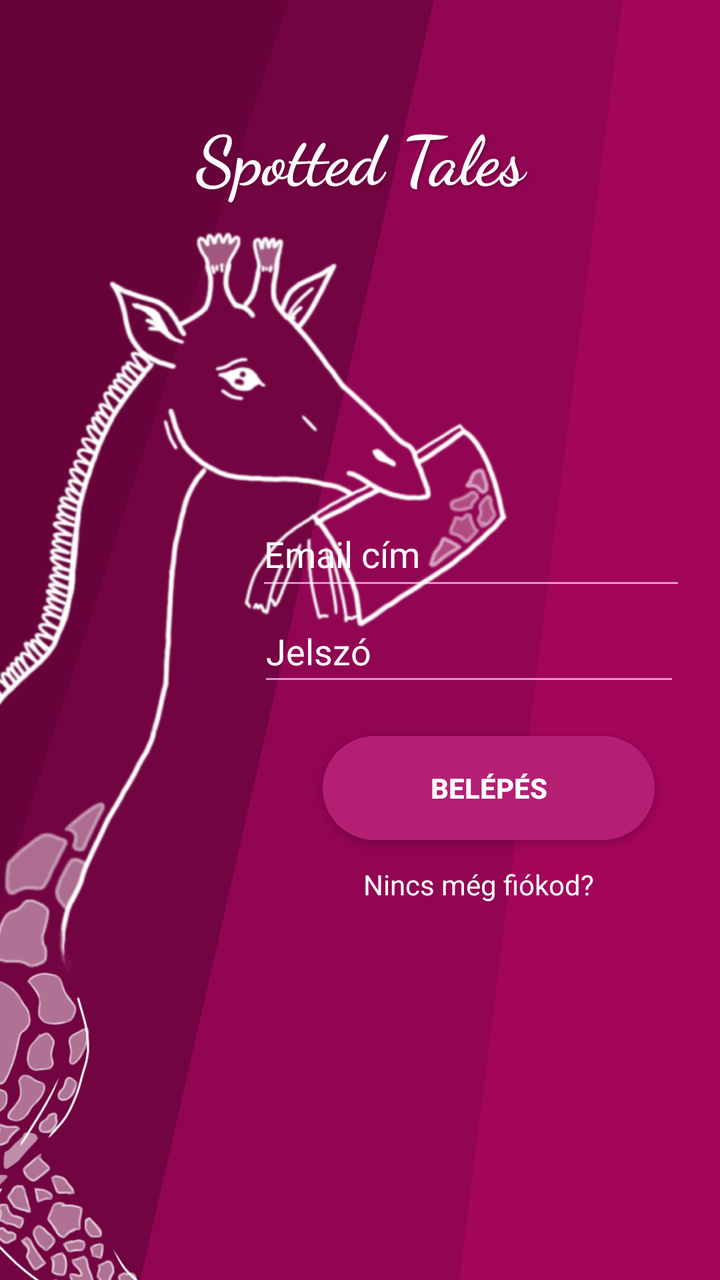
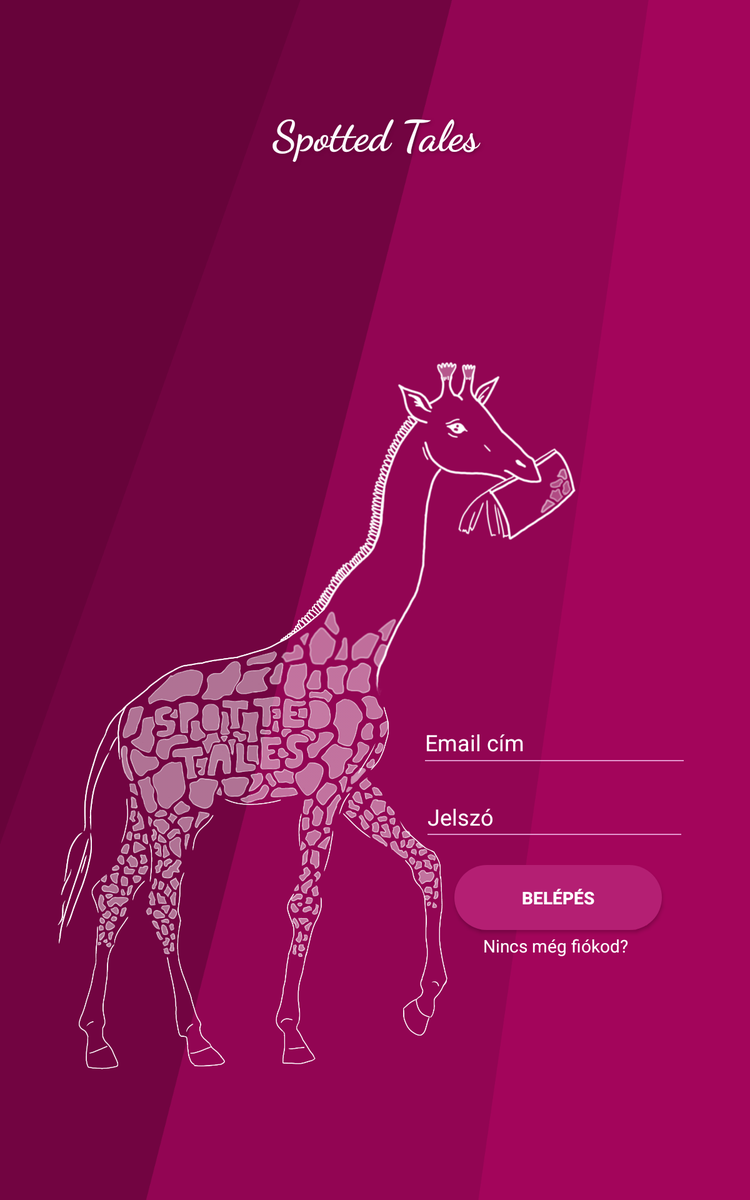

One screen, two layout resources from the same app: the default and the repository's alternative for another configuration. Each is rendered where Android would select it; the XML of both is given below.
<!-- AndroidManifest.xml: application theme Theme.STv2 -->
<!-- res/layout/activity_login.xml -->
<?xml version="1.0" encoding="utf-8"?>
<androidx.constraintlayout.widget.ConstraintLayout xmlns:android="http://schemas.android.com/apk/res/android"
    xmlns:app="http://schemas.android.com/apk/res-auto"
    xmlns:tools="http://schemas.android.com/tools"
    android:id="@+id/main"
    android:layout_width="match_parent"
    android:layout_height="match_parent"
    android:background="@drawable/background"
    android:windowSoftInputMode="adjustPan"
    tools:context=".LoginActivity">


    <EditText
        android:id="@+id/loginemail"
        android:layout_width="215dp"
        android:layout_height="49dp"
        android:backgroundTint="@color/lightbordo"

        android:hint="Email cím"
        android:inputType="text"
        android:textColor="@color/white"
        android:textColorHint="@color/white"
        app:layout_constraintBottom_toTopOf="@+id/loginpassword"
        app:layout_constraintEnd_toEndOf="parent"
        app:layout_constraintHorizontal_bias="0.882"
        app:layout_constraintStart_toStartOf="parent" />

    <EditText
        android:id="@+id/loginpassword"
        android:layout_width="211dp"
        android:layout_height="48dp"
        android:layout_marginBottom="20dp"
        android:backgroundTint="@color/lightbordo"
        android:hint="Jelszó"
        android:inputType="textPassword"

        android:textColorHint="@color/white"
        app:layout_constraintBottom_toTopOf="@+id/loginbutton"
        app:layout_constraintEnd_toEndOf="parent"
        app:layout_constraintHorizontal_bias="0.865"
        app:layout_constraintStart_toStartOf="parent"
        tools:ignore="MissingConstraints" />

    <androidx.appcompat.widget.AppCompatButton
        android:id="@+id/loginbutton"
        android:layout_width="166dp"
        android:layout_height="52dp"
        android:layout_marginBottom="220dp"
        android:background="@drawable/rounded_button"
        android:radius="40dp"
        android:text="Belépés"
        android:textColor="@color/white"
        android:textColorHint="@color/white"
        android:textStyle="bold"
        app:layout_constraintBottom_toBottomOf="parent"
        app:layout_constraintEnd_toEndOf="parent"
        app:layout_constraintHorizontal_bias="0.832"
        app:layout_constraintStart_toStartOf="parent" />

    <TextView
        android:id="@+id/logintoregist"
        android:layout_width="151dp"
        android:layout_height="25dp"
        android:clickable="true"
        android:focusable="true"
        android:gravity="center"
        android:text="Nincs még fiókod?"
        android:textColor="@color/white"
        app:layout_constraintBottom_toBottomOf="parent"
        app:layout_constraintEnd_toEndOf="parent"
        app:layout_constraintHorizontal_bias="0.784"
        app:layout_constraintStart_toStartOf="parent"
        app:layout_constraintTop_toBottomOf="@+id/loginbutton"
        app:layout_constraintVertical_bias="0.05" />

    <ImageView
        android:id="@+id/giraffestart"
        android:layout_width="714dp"
        android:layout_height="929dp"
        android:layout_marginTop="48dp"
        android:layout_marginEnd="56dp"
        android:clickable="false"
        android:focusable="false"
        android:scaleType="fitXY"
        app:layout_constraintEnd_toEndOf="parent"
        app:layout_constraintTop_toTopOf="parent"
        app:srcCompat="@drawable/biggiraffe"
        tools:ignore="MissingConstraints" />

    <TextView
        android:id="@+id/welcome"
        android:layout_width="match_parent"
        android:layout_height="60dp"

        android:layout_marginTop="48dp"
        android:fontFamily="cursive"
        android:gravity="center"
        android:shadowColor="#66033B"
        android:shadowDx="2"
        android:shadowDy="2"
        android:shadowRadius="4"
        android:text="Spotted Tales"
        android:textColor="#FDFDFE"
        android:textSize="34sp"
        android:textStyle="bold"
        app:layout_constraintEnd_toEndOf="parent"
        app:layout_constraintHorizontal_bias="0.0"
        app:layout_constraintStart_toStartOf="parent"
        app:layout_constraintTop_toTopOf="parent" />
</androidx.constraintlayout.widget.ConstraintLayout>
<!-- resources referenced by this layout -->
<resources>
  <color name="lightbordo">#B0FED5FF</color>
  <color name="white">#FFFFFFFF</color>
  <!-- drawable background: png bitmap (drawable, 42426 bytes) -->
  <!-- drawable biggiraffe: png bitmap (drawable, 644456 bytes) -->
  <!-- drawable rounded_button (drawable) -->
  <shape xmlns:android="http://schemas.android.com/apk/res/android"
      android:shape="rectangle">
      <solid android:color="@color/white" />
      <corners android:radius="40dp" />
      <solid android:color="#b41f73" />
  </shape>
  <style name="Theme.STv2" parent="Base.Theme.STv2" />
  <style name="Base.Theme.STv2" parent="Theme.Material3.DayNight.NoActionBar">
          
          
      </style>
</resources>
<!-- res/layout-sw600dp/activity_login.xml (the repository's variant of the layout above) -->
<!-- drawn on a 7-inch tablet held upright -->
<?xml version="1.0" encoding="utf-8"?>
<androidx.constraintlayout.widget.ConstraintLayout xmlns:android="http://schemas.android.com/apk/res/android"
    xmlns:app="http://schemas.android.com/apk/res-auto"
    xmlns:tools="http://schemas.android.com/tools"
    android:id="@+id/main"
    android:layout_width="match_parent"
    android:layout_height="match_parent"
    android:background="@drawable/background"
    tools:context=".LoginActivity">


    <EditText
        android:id="@+id/loginemail"
        android:layout_width="215dp"
        android:layout_height="49dp"
        android:layout_marginBottom="11dp"

        android:backgroundTint="@color/lightbordo"
        android:hint="Email cím"
        android:inputType="text"
        android:textColor="@color/white"
        android:textColorHint="@color/white"
        app:layout_constraintBottom_toTopOf="@+id/loginpassword"
        app:layout_constraintEnd_toEndOf="parent"
        app:layout_constraintHorizontal_bias="0.873"
        app:layout_constraintStart_toStartOf="parent" />

    <EditText
        android:id="@+id/loginpassword"
        android:layout_width="211dp"
        android:layout_height="48dp"
        android:layout_marginBottom="16dp"
        android:backgroundTint="@color/lightbordo"
        android:hint="Jelszó"
        android:inputType="textPassword"

        android:textColorHint="@color/white"
        app:layout_constraintBottom_toTopOf="@+id/loginbutton"
        app:layout_constraintEnd_toEndOf="parent"
        app:layout_constraintHorizontal_bias="0.869"
        app:layout_constraintStart_toStartOf="parent"
        tools:ignore="MissingConstraints" />

    <androidx.appcompat.widget.AppCompatButton
        android:id="@+id/loginbutton"
        android:layout_width="166dp"
        android:layout_height="52dp"
        android:layout_marginBottom="216dp"
        android:background="@drawable/rounded_button"
        android:radius="40dp"
        android:text="Belépés"
        android:textColor="@color/white"
        android:textColorHint="@color/white"
        android:textStyle="bold"
        app:layout_constraintBottom_toBottomOf="parent"
        app:layout_constraintEnd_toEndOf="parent"
        app:layout_constraintHorizontal_bias="0.837"
        app:layout_constraintStart_toStartOf="parent" />

    <TextView
        android:id="@+id/logintoregist"
        android:layout_width="151dp"
        android:layout_height="25dp"
        android:clickable="true"
        android:focusable="true"
        android:gravity="center"
        android:text="Nincs még fiókod?"
        android:textColor="@color/white"
        app:layout_constraintBottom_toBottomOf="parent"
        app:layout_constraintEnd_toEndOf="parent"
        app:layout_constraintHorizontal_bias="0.822"
        app:layout_constraintStart_toStartOf="parent"
        app:layout_constraintTop_toBottomOf="@+id/loginbutton"
        app:layout_constraintVertical_bias="0.0" />


    <ImageView
        android:id="@+id/giraffestart"
        android:layout_width="483dp"
        android:layout_height="670dp"
        android:adjustViewBounds="true"
        android:scaleType="centerCrop"
        app:layout_constraintBottom_toBottomOf="parent"
        app:layout_constraintEnd_toEndOf="parent"
        app:layout_constraintHorizontal_bias="0.0"
        app:layout_constraintStart_toStartOf="parent"
        app:layout_constraintTop_toTopOf="parent"
        app:layout_constraintVertical_bias="0.829"
        app:srcCompat="@drawable/biggiraffe" />

    <TextView
        android:id="@+id/welcome"
        android:layout_width="match_parent"
        android:layout_height="60dp"

        android:fontFamily="cursive"
        android:gravity="center"
        android:shadowColor="#66033B"
        android:shadowDx="2"
        android:shadowDy="2"
        android:shadowRadius="4"
        android:text="Spotted Tales"
        android:textColor="#FDFDFE"
        android:textSize="34sp"
        android:textStyle="bold"
        app:layout_constraintBottom_toBottomOf="parent"
        app:layout_constraintTop_toTopOf="parent"
        app:layout_constraintVertical_bias="0.085"
        tools:layout_editor_absoluteX="0dp" />
</androidx.constraintlayout.widget.ConstraintLayout>
